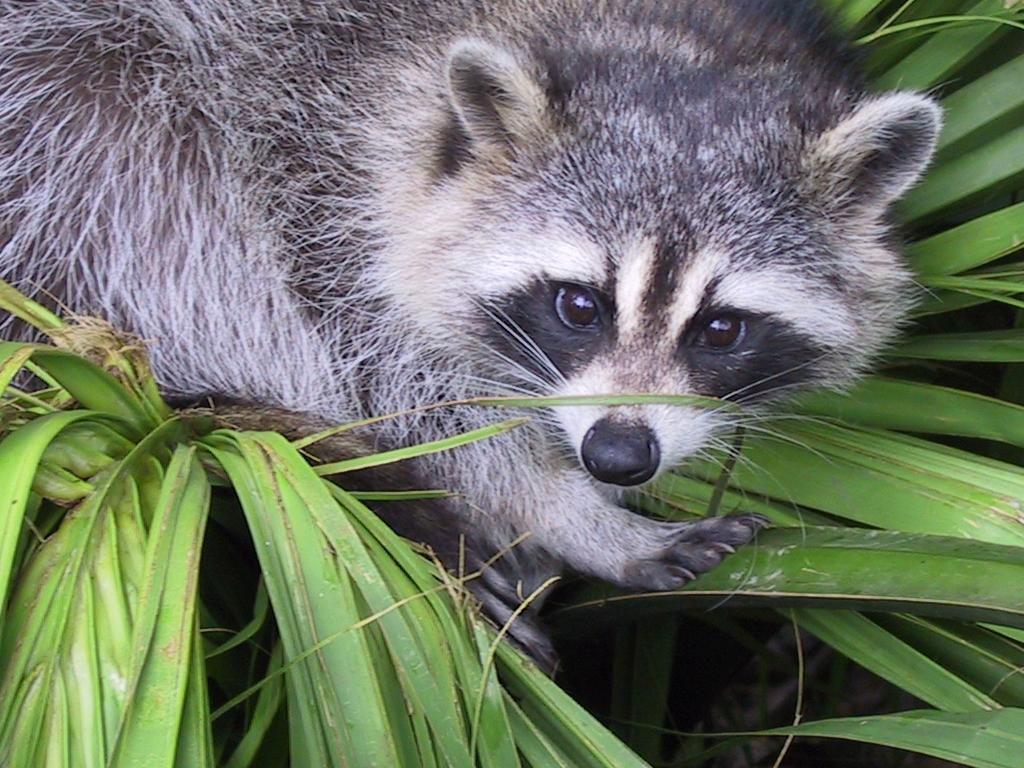
#> input picture Python_1_Array/ex03/animal.jpeg, 1024 x 768 px
$ python zoom.py
#> lines starting #> are read from the running program, lines starting #| are printed output that depends on the picture
### Python_1_Array/ex03/load_image.py
import PIL.Image as Image
import numpy as np


def ft_load(path: str) -> np.array:
    """
    loads an image based on a given path
    prints its format and its content RGB
    returns an array of pixels
    """
#> called with path = 'animal.jpeg'
    try:
        img = Image.open(path)
#> img is the input picture: PIL image 1024x768 RGB; mean R, G, B 110.7, 117.7, 102.1
        img_arr = np.array(img)
        print(f"The shape of image is: {img_arr.shape}")
#| The shape of image is: (768, 1024, 3)
#> (printed output is left out)
        return (img_arr)
    except FileNotFoundError:
        print(f"Error: File '{path}' not found.")
    except Exception as e:
        print(f"Error while loading IMAGE: {e}")
    return None


# [7 lines of commented-out code are left out]

### Python_1_Array/ex03/zoom.py
import matplotlib.pyplot as plt
import numpy as np
from load_image import ft_load


def to_gray(img: np.array) -> np.array:
    """
    returns a grayscaled image based on a given image,
    """
    return np.dot(img[..., :3], [0.2989, 0.5870, 0.1140])
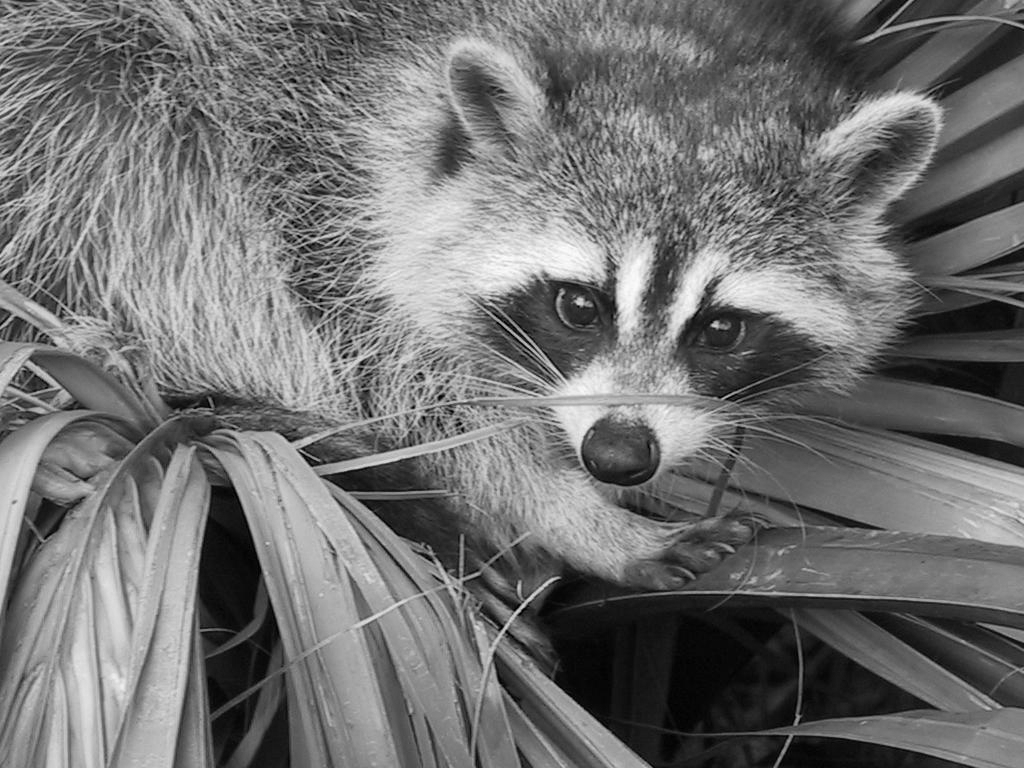
#> returned value: shape (768, 1024) float64; min 0, max 253.2, mean 113.8


def zoom_image(array: np.array):
    """
    Zooms a part of a given image using slicing methodand shows it with axes.
    """
    try:
        if array is None:
            raise ValueError("No image loaded.")
        h = array.shape[0]
#> h = 768
        w = array.shape[1]
#> w = 1024
        zoomed = array[h//4:h//4 + 400, w//4:w//4 + 400]
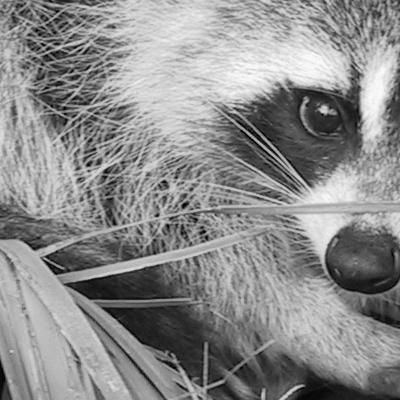
#> zoomed: shape (400, 400) float64; min 0.456, max 253.2, mean 140.4
        print(f"New shape after slicing: {zoomed.shape}")
#| New shape after slicing: (400, 400)
        return (zoomed)
    except Exception as e:
        print("an error occurred: ", e)


def main():
    path = "animal.jpeg"
    img = ft_load(path)
    if img is not None:
        print(img)
        gray = to_gray(img)
        zoomed = zoom_image(gray)
        print(zoomed)
#> (printed output is left out)

        plt.imshow(zoomed, cmap=plt.get_cmap('gray'))
        plt.show()


if __name__ == "__main__":
    main()

$ run again, with Python_1_Array/ex02/landscape.jpg copied over Python_1_Array/ex03/animal.jpeg
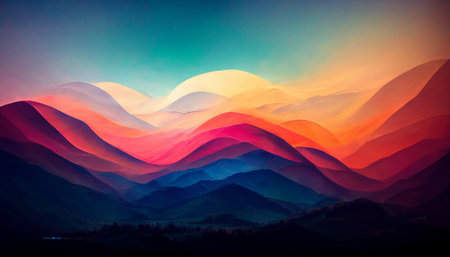
#> input picture Python_1_Array/ex02/landscape.jpg, 450 x 257 px
#> in ft_load, img is the input picture: PIL image 450x257 RGB; mean R, G, B 98.7, 79.1, 89.1
#| The shape of image is: (257, 450, 3)
#> (printed output is left out)
#> in to_gray, `return np.dot(img[..., :3], [0.2989, 0.5870, 0.1140])`:
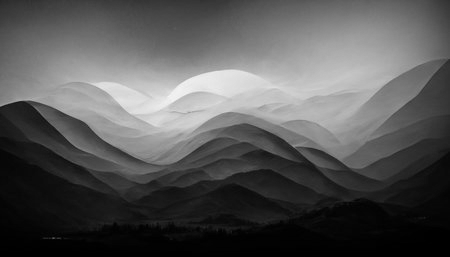
#> returned value: shape (257, 450) float64; min 0, max 245.1, mean 86.1
#> in zoom_image, `zoomed = array[h//4:h//4 + 400, w//4:w//4 + 400]`:
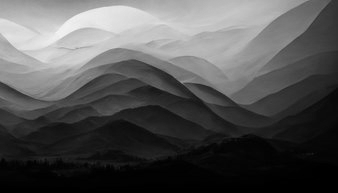
#> zoomed: shape (193, 338) float64; min 0, max 245.1, mean 83.9
#| New shape after slicing: (193, 338)
#> (printed output is left out)
